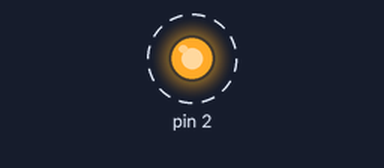
The sketch below on a simulated Arduino Uno, built with avr-gcc and run on an emulated ATmega328P. Parts: output pins drawn as LEDs (lit = HIGH). Dashed ring = blinking. What the sketch prints to the serial monitor is not drawn.

Above: at 0.12 s.
Timing chart, 0 to 3.0 s (numbered marks = the images above):
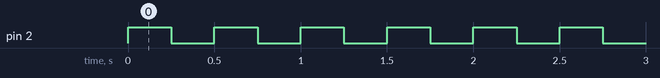

Measured:
- by itself, pin 2: alternates HIGH for 0.25 s and LOW for 0.25 s

The sketch:

generator.ino
```cpp
int Duration = 500;
void setup() {
  // put your setup code here, to run once:
  Serial.begin(115200);
  pinMode(2,OUTPUT);
  Serial.println("Start");
}

void loop() {
  // put your main code here, to run repeatedly:
  digitalWrite(2,HIGH);
  delay(Duration/2);
  digitalWrite(2,LOW);
  delay(Duration/2);
}
```
